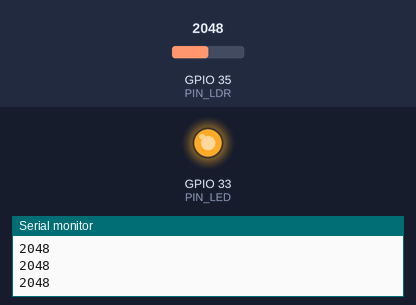
A sketch run on a simulated ESP32. Shown: output pins drawn as LEDs (lit = HIGH), the last lines printed to the serial monitor. The inputs (shaded band) are chosen by the test bench; at power-on: GPIO 35 (PIN_LDR) = 2048.

Above: at 1.2 s.
1.3 s: GPIO 35 (PIN_LDR) set to 2463
2.8 s: GPIO 35 (PIN_LDR) set to 2561
At 3.4 s:
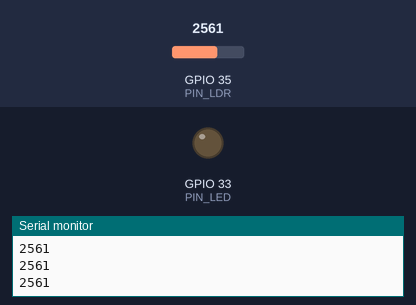
4.3 s: GPIO 35 (PIN_LDR) set to 2047
At 4.7 s:
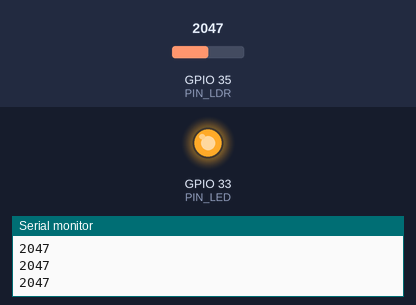
5.8 s: GPIO 35 (PIN_LDR) set to 2866
At 7.1 s:
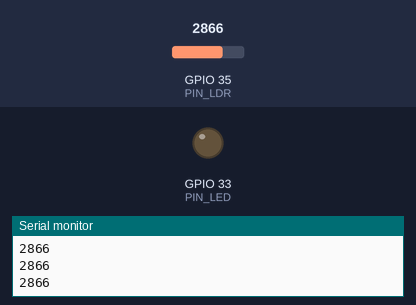
Timing chart, 0 to 8.3 s (numbered marks = the images above; inputs shaded):
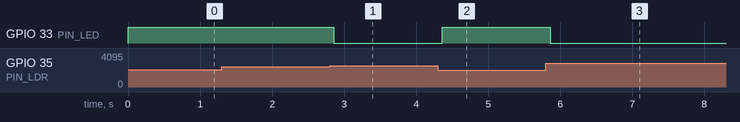

The sketch:

LDR_umbral.ino
```cpp
#define PIN_LED 33
#define PIN_LDR 35
#define THRHLD 2500

void setup() {
  pinMode(PIN_LED, OUTPUT);
  Serial.begin(115200);

}

void loop() {
  int ldr_signal = analogRead(PIN_LDR);

  if(ldr_signal > THRHLD){
    digitalWrite(PIN_LED, LOW);
  } else {
    digitalWrite(PIN_LED, HIGH);
  }

  Serial.println(ldr_signal);
  delay(75);

}
```

Measured:
- the behaviour switches between 2500 and 2501 on GPIO 35 (PIN_LDR) (found by bisection; images 0 and 1)
- after the input at 2.8 s, GPIO 33 (PIN_LED): HIGH → LOW after 0.06 s
- after the input at 4.3 s, GPIO 33 (PIN_LED): LOW → HIGH after 0.06 s
- after the input at 5.8 s, GPIO 33 (PIN_LED): HIGH → LOW after 0.06 s
